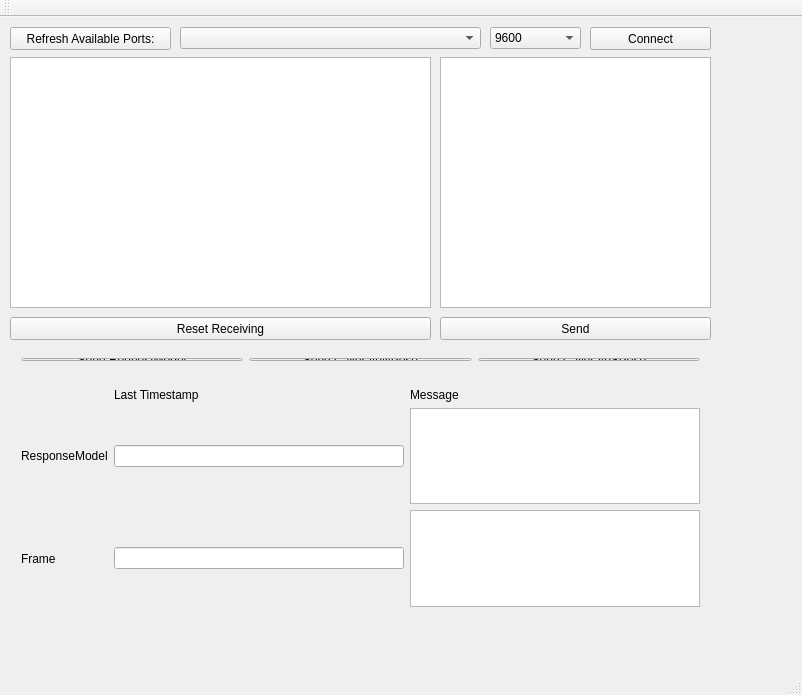
<?xml version="1.0" encoding="UTF-8"?>
<ui version="4.0">
 <class>SerialTesterMainWindow</class>
 <widget class="QMainWindow" name="SerialTesterMainWindow">
  <property name="geometry">
   <rect>
    <x>0</x>
    <y>0</y>
    <width>802</width>
    <height>695</height>
   </rect>
  </property>
  <property name="windowTitle">
   <string>SerialTesterMainWindow</string>
  </property>
  <widget class="QWidget" name="centralWidget">
   <widget class="QComboBox" name="availablePortsComboBox">
    <property name="geometry">
     <rect>
      <x>180</x>
      <y>10</y>
      <width>301</width>
      <height>22</height>
     </rect>
    </property>
   </widget>
   <widget class="QTextEdit" name="receivingTextEdit">
    <property name="geometry">
     <rect>
      <x>10</x>
      <y>40</y>
      <width>421</width>
      <height>251</height>
     </rect>
    </property>
   </widget>
   <widget class="QTextEdit" name="sendingTextEdit">
    <property name="geometry">
     <rect>
      <x>440</x>
      <y>40</y>
      <width>271</width>
      <height>251</height>
     </rect>
    </property>
   </widget>
   <widget class="QComboBox" name="baudRateComboBox">
    <property name="geometry">
     <rect>
      <x>490</x>
      <y>10</y>
      <width>91</width>
      <height>22</height>
     </rect>
    </property>
    <property name="currentText">
     <string>115200</string>
    </property>
    <item>
     <property name="text">
      <string>9600</string>
     </property>
    </item>
    <item>
     <property name="text">
      <string>115200</string>
     </property>
    </item>
   </widget>
   <widget class="QPushButton" name="resetReceivingButton">
    <property name="geometry">
     <rect>
      <x>10</x>
      <y>300</y>
      <width>421</width>
      <height>23</height>
     </rect>
    </property>
    <property name="text">
     <string>Reset Receiving</string>
    </property>
   </widget>
   <widget class="QPushButton" name="sendButton">
    <property name="geometry">
     <rect>
      <x>440</x>
      <y>300</y>
      <width>271</width>
      <height>23</height>
     </rect>
    </property>
    <property name="text">
     <string>Send</string>
    </property>
   </widget>
   <widget class="QPushButton" name="connectButton">
    <property name="geometry">
     <rect>
      <x>590</x>
      <y>10</y>
      <width>121</width>
      <height>23</height>
     </rect>
    </property>
    <property name="text">
     <string>Connect</string>
    </property>
   </widget>
   <widget class="QPushButton" name="refreshAvailablePortsButton">
    <property name="geometry">
     <rect>
      <x>10</x>
      <y>10</y>
      <width>161</width>
      <height>23</height>
     </rect>
    </property>
    <property name="text">
     <string>Refresh Available Ports:</string>
    </property>
   </widget>
   <widget class="QWidget" name="gridLayoutWidget">
    <property name="geometry">
     <rect>
      <x>10</x>
      <y>330</y>
      <width>701</width>
      <height>25</height>
     </rect>
    </property>
    <layout class="QGridLayout" name="gridLayout">
     <item row="0" column="0">
      <widget class="QPushButton" name="sendRequestModelMessageButton">
       <property name="text">
        <string>Send RequestModel</string>
       </property>
      </widget>
     </item>
     <item row="0" column="1">
      <widget class="QPushButton" name="sendCalibrateNPoseMessageButton">
       <property name="text">
        <string>Send CalibrateNPose</string>
       </property>
      </widget>
     </item>
     <item row="0" column="2">
      <widget class="QPushButton" name="sendCalibrateSPoseMessageButton">
       <property name="text">
        <string>Send CalibrateSPose</string>
       </property>
      </widget>
     </item>
    </layout>
   </widget>
   <widget class="QWidget" name="gridLayoutWidget_2">
    <property name="geometry">
     <rect>
      <x>10</x>
      <y>360</y>
      <width>701</width>
      <height>241</height>
     </rect>
    </property>
    <layout class="QGridLayout" name="gridLayout_2">
     <item row="1" column="1">
      <widget class="QLineEdit" name="responseModelTimestamp"/>
     </item>
     <item row="0" column="1">
      <widget class="QLabel" name="label">
       <property name="text">
        <string>Last Timestamp</string>
       </property>
      </widget>
     </item>
     <item row="2" column="1">
      <widget class="QLineEdit" name="frameTimestamp"/>
     </item>
     <item row="2" column="2">
      <widget class="QTextEdit" name="frameMessage"/>
     </item>
     <item row="0" column="2">
      <widget class="QLabel" name="label_2">
       <property name="text">
        <string>Message</string>
       </property>
      </widget>
     </item>
     <item row="1" column="2">
      <widget class="QTextEdit" name="responseModelMessage"/>
     </item>
     <item row="1" column="0">
      <widget class="QLabel" name="label_3">
       <property name="text">
        <string>ResponseModel</string>
       </property>
      </widget>
     </item>
     <item row="2" column="0">
      <widget class="QLabel" name="label_4">
       <property name="text">
        <string>Frame</string>
       </property>
      </widget>
     </item>
    </layout>
   </widget>
  </widget>
  <widget class="QMenuBar" name="menuBar">
   <property name="geometry">
    <rect>
     <x>0</x>
     <y>0</y>
     <width>802</width>
     <height>21</height>
    </rect>
   </property>
  </widget>
  <widget class="QToolBar" name="mainToolBar">
   <attribute name="toolBarArea">
    <enum>TopToolBarArea</enum>
   </attribute>
   <attribute name="toolBarBreak">
    <bool>false</bool>
   </attribute>
  </widget>
  <widget class="QStatusBar" name="statusBar"/>
 </widget>
 <layoutdefault spacing="6" margin="11"/>
 <resources/>
 <connections/>
</ui>
